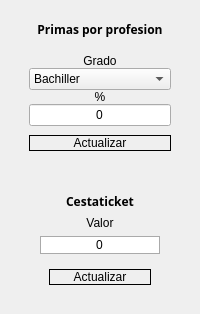
        <widget class="QWidget" name="widget" native="true">
         <property name="maximumSize">
          <size>
           <width>500</width>
           <height>580</height>
          </size>
         </property>
         <layout class="QVBoxLayout" name="verticalLayout">
          <property name="spacing">
           <number>15</number>
          </property>
          <item>
           <widget class="QFrame" name="asd">
            <property name="maximumSize">
             <size>
              <width>16777215</width>
              <height>300</height>
             </size>
            </property>
            <property name="sizeIncrement">
             <size>
              <width>0</width>
              <height>300</height>
             </size>
            </property>
            <property name="styleSheet">
             <string notr="true"/>
            </property>
            <layout class="QVBoxLayout" name="verticalLayout_6" stretch="3">
             <property name="topMargin">
              <number>0</number>
             </property>
             <item>
              <layout class="QVBoxLayout" name="verticalLayout_5" stretch="1,9">
               <property name="topMargin">
                <number>10</number>
               </property>
               <item>
                <widget class="QLabel" name="label_9">
                 <property name="font">
                  <font>
                   <family>Trebuchet MS</family>
                   <weight>75</weight>
                   <bold>true</bold>
                  </font>
                 </property>
                 <property name="text">
                  <string>Primas por profesion</string>
                 </property>
                 <property name="alignment">
                  <set>Qt::AlignCenter</set>
                 </property>
                </widget>
               </item>
               <item>
                <layout class="QHBoxLayout" name="horizontalLayout_40" stretch="0">
                 <property name="spacing">
                  <number>0</number>
                 </property>
                 <property name="topMargin">
                  <number>10</number>
                 </property>
                 <item>
                  <layout class="QVBoxLayout" name="verticalLayout_23" stretch="9,1">
                   <property name="spacing">
                    <number>0</number>
                   </property>
                   <property name="leftMargin">
                    <number>0</number>
                   </property>
                   <property name="topMargin">
                    <number>0</number>
                   </property>
                   <property name="rightMargin">
                    <number>0</number>
                   </property>
                   <property name="bottomMargin">
                    <number>0</number>
                   </property>
                   <item>
                    <layout class="QVBoxLayout" name="verticalLayout_24" stretch="2,2,2,1">
                     <property name="spacing">
                      <number>0</number>
                     </property>
                     <property name="leftMargin">
                      <number>9</number>
                     </property>
                     <property name="topMargin">
                      <number>0</number>
                     </property>
                     <property name="rightMargin">
                      <number>9</number>
                     </property>
                     <property name="bottomMargin">
                      <number>0</number>
                     </property>
                     <item>
                      <widget class="QLabel" name="label_43">
                       <property name="text">
                        <string>Grado</string>
                       </property>
                       <property name="alignment">
                        <set>Qt::AlignCenter</set>
                       </property>
                      </widget>
                     </item>
                     <item>
                      <widget class="QComboBox" name="profesion">
                       <property name="cursor">
                        <cursorShape>PointingHandCursor</cursorShape>
                       </property>
                       <item>
                        <property name="text">
                         <string>Bachiller</string>
                        </property>
                       </item>
                       <item>
                        <property name="text">
                         <string>TSU</string>
                        </property>
                       </item>
                       <item>
                        <property name="text">
                         <string>Profesional</string>
                        </property>
                       </item>
                       <item>
                        <property name="text">
                         <string>Especialista</string>
                        </property>
                       </item>
                       <item>
                        <property name="text">
                         <string>Doctor</string>
                        </property>
                       </item>
                      </widget>
                     </item>
                     <item>
                      <widget class="QLabel" name="label_44">
                       <property name="text">
                        <string>%</string>
                       </property>
                       <property name="alignment">
                        <set>Qt::AlignCenter</set>
                       </property>
                      </widget>
                     </item>
                     <item>
                      <widget class="QLineEdit" name="profesion_input">
                       <property name="text">
                        <string>0</string>
                       </property>
                       <property name="alignment">
                        <set>Qt::AlignCenter</set>
                       </property>
                      </widget>
                     </item>
                    </layout>
                   </item>
                   <item>
                    <widget class="QFrame" name="frame_4">
                     <property name="styleSheet">
                      <string notr="true">border:none;</string>
                     </property>
                     <property name="frameShape">
                      <enum>QFrame::StyledPanel</enum>
                     </property>
                     <property name="frameShadow">
                      <enum>QFrame::Raised</enum>
                     </property>
                     <layout class="QVBoxLayout" name="verticalLayout_25">
                      <item>
                       <widget class="QPushButton" name="update_profesion">
                        <property name="cursor">
                         <cursorShape>PointingHandCursor</cursorShape>
                        </property>
                        <property name="styleSheet">
                         <string notr="true">border:1px solid #000;</string>
                        </property>
                        <property name="text">
                         <string>Actualizar</string>
                        </property>
                       </widget>
                      </item>
                     </layout>
                    </widget>
                   </item>
                  </layout>
                 </item>
                </layout>
               </item>
              </layout>
             </item>
            </layout>
           </widget>
          </item>
          <item>
           <widget class="QFrame" name="asd_2">
            <property name="maximumSize">
             <size>
              <width>16777215</width>
              <height>200</height>
             </size>
            </property>
            <property name="styleSheet">
             <string notr="true"/>
            </property>
            <layout class="QVBoxLayout" name="verticalLayout_15">
             <item>
              <layout class="QVBoxLayout" name="verticalLayout_14">
               <item>
                <widget class="QLabel" name="label_12">
                 <property name="font">
                  <font>
                   <family>Trebuchet MS</family>
                   <weight>75</weight>
                   <bold>true</bold>
                  </font>
                 </property>
                 <property name="text">
                  <string>Cestaticket</string>
                 </property>
                 <property name="alignment">
                  <set>Qt::AlignCenter</set>
                 </property>
                </widget>
               </item>
               <item>
                <layout class="QVBoxLayout" name="verticalLayout_13">
                 <property name="leftMargin">
                  <number>20</number>
                 </property>
                 <property name="rightMargin">
                  <number>20</number>
                 </property>
                 <item>
                  <widget class="QLabel" name="label_45">
                   <property name="text">
                    <string>Valor</string>
                   </property>
                   <property name="alignment">
                    <set>Qt::AlignCenter</set>
                   </property>
                  </widget>
                 </item>
                 <item>
                  <widget class="QLineEdit" name="ffgf">
                   <property name="styleSheet">
                    <string notr="true">border:1px solid #aaa;</string>
                   </property>
                   <property name="text">
                    <string>0</string>
                   </property>
                   <property name="alignment">
                    <set>Qt::AlignCenter</set>
                   </property>
                  </widget>
                 </item>
                 <item>
                  <widget class="QFrame" name="frame_8">
                   <property name="styleSheet">
                    <string notr="true">border:none;</string>
                   </property>
                   <property name="frameShape">
                    <enum>QFrame::StyledPanel</enum>
                   </property>
                   <property name="frameShadow">
                    <enum>QFrame::Raised</enum>
                   </property>
                   <layout class="QHBoxLayout" name="horizontalLayout_5">
                    <item>
                     <widget class="QPushButton" name="cestactiket_input">
                      <property name="cursor">
                       <cursorShape>PointingHandCursor</cursorShape>
                      </property>
                      <property name="styleSheet">
                       <string notr="true">border:1px solid #000;</string>
                      </property>
                      <property name="text">
                       <string>Actualizar</string>
                      </property>
                     </widget>
                    </item>
                   </layout>
                  </widget>
                 </item>
                </layout>
               </item>
              </layout>
             </item>
            </layout>
           </widget>
          </item>
         </layout>
        </widget>
